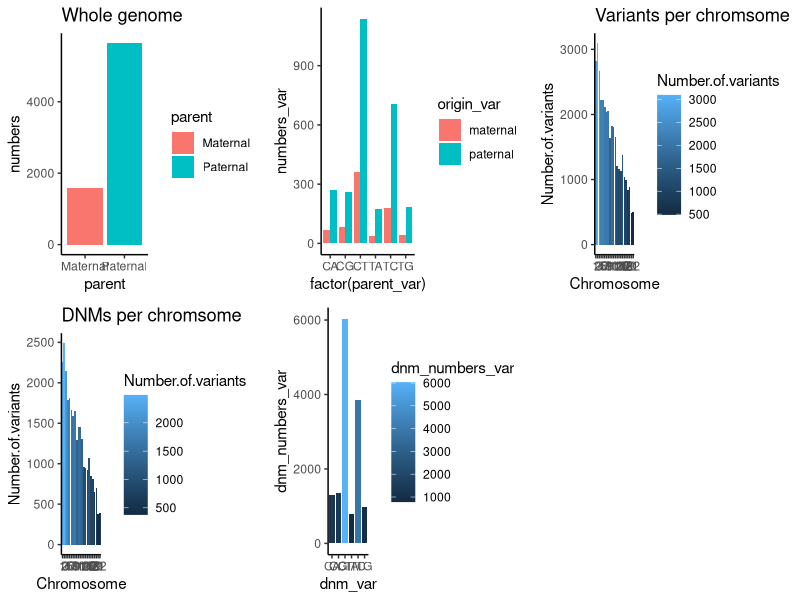

Reproduce this figure in R.
library(dplyr)

library(ggplot2)
library(cowplot)

setwd('/Users/emilvorsteveld/work/R/DNM') #set working directory
data <- read.csv2("data.csv") #load data from csv file
data[is.na(data)] = "DNM"

pat <- 816
nrow_total <- nrow(data)
print(nrow_total)
avg_variants <- nrow_total / pat


#data %>% select(Chromosome, Start.position, End.position, Reference, Variant, parentOfOrigin)

#First figure: number of variants from either the mother of the father
paternal <- data %>% filter(parentOfOrigin == "father") #filter paternal variants from the data
npaternal <- nrow(paternal) #count the number of paternal variants
print(npaternal)

maternal <- data %>% filter(parentOfOrigin == 'mother') #filter maternal variants from the data
nmaternal <- nrow(maternal) #count the number of maternal variants
print(nmaternal)

parent <- c("Paternal", "Maternal") #concatenate paternal and maternal
numbers <- c(npaternal, nmaternal) #concatenate number of pat and mat variants

df <- data.frame(parent, numbers) #make a data frame from the numbers of variants and the parent of origin

df_fig <- ggplot(data=df, aes(x=parent, y=numbers, fill=parent))+ #make a figure of the number of pat and mat variants
    geom_bar(stat="identity")+
    ggtitle("Whole genome")+ 
    theme_classic()

#Second figure: number of variant by type and parent of origin
#First, the variants are filtered on type and parent of origin
TGpaternal <- paternal %>% filter(Reference =="T", Variant=="G")
nTGpaternal <- nrow(TGpaternal)

CApaternal <- paternal %>% filter(Reference =="C", Variant=="A")
nCApaternal <- nrow(CApaternal)

TApaternal <- paternal %>% filter(Reference =="T", Variant=="A")
nTApaternal <- nrow(TApaternal)

TCpaternal <- paternal %>% filter(Reference =="T", Variant=="C")
nTCpaternal <- nrow(TCpaternal)

CTpaternal <- paternal %>% filter(Reference =="C", Variant=="T")
nCTpaternal <- nrow(CTpaternal)

CGpaternal <- paternal %>% filter(Reference =="C", Variant=="G")
nCGpaternal <- nrow(CGpaternal)


TGmaternal <- maternal %>% filter(Reference =="T", Variant=="G")
nTGmaternal <- nrow(TGmaternal)

CAmaternal <- maternal %>% filter(Reference =="C", Variant=="A")
nCAmaternal <- nrow(CAmaternal)

TAmaternal <- maternal %>% filter(Reference =="T", Variant=="A")
nTAmaternal <- nrow(TAmaternal)

TCmaternal <- maternal %>% filter(Reference =="T", Variant=="C")
nTCmaternal <- nrow(TCmaternal)

CTmaternal <- maternal %>% filter(Reference =="C", Variant=="T")
nCTmaternal <- nrow(CTmaternal)

CGmaternal <- maternal %>% filter(Reference =="C", Variant=="G")
nCGmaternal <- nrow(CGmaternal)

#Making a data frame, adding all the data together
parent_var <- c("TG", "TG", "CA", "CA", "TA", "TA", "TC", "TC", "CT", "CT", "CG", "CG")

numbers_var <- c(nTGpaternal, nTGmaternal, nCApaternal, nCAmaternal, nTApaternal, nTAmaternal, nTCpaternal, nTCmaternal, nCTpaternal, nCTmaternal, nCGpaternal,   nCGmaternal)

origin_var <- c("paternal", "maternal", "paternal", "maternal", "paternal", "maternal", "paternal", "maternal", "paternal", "maternal", "paternal", "maternal")

df_var <- data.frame(origin_var, parent_var, numbers_var)

df_var_fig <- ggplot(data=df_var, aes(factor(parent_var), numbers_var, fill=origin_var))+ #Second figure
    geom_bar(stat="identity", position=position_dodge())+
    theme_classic()



#Third figure: the number of variants from each chromosome
# The for loop makes the names of the chromosomes and filters the data each time, retrieving the variants in each chrom., then the number is counted and added to a data frame together with the chrom. number. This is then plotted.
nchr_total <- data.frame()
for (i in c(1:22)){
    n <- paste("chr", i, sep = "")
    a <- data %>% filter(Chromosome == n)
    b <- paste("n", n, sep = "")
    c <- nrow(a)
    nchr <- data.frame("Chromosome" = substr(n, 4 ,5), "Number of variants" = c)
    print(nchr)
    

    nchr_total <- rbind(nchr_total, nchr)
}
print(nchr_total)

nchr_total$Chromosome <- factor(nchr_total$Chromosome, levels = nchr_total$Chromosome)

nchr_fig <- ggplot(data=nchr_total, aes(Chromosome, Number.of.variants, fill=Number.of.variants))+ #Third figure
    geom_bar(stat="identity", position=position_dodge())+
    ggtitle("Variants per chromsome")+
    theme_classic()



dnms <- data %>% filter(parentOfOrigin == "DNM")
ndnms <- nrow(dnms)
print(ndnms)

ndnm_total <- data.frame()
for (dnmi in c(1:22)){
    dnmn <- paste("chr", dnmi, sep = "")
    dnma <- dnms %>% filter(Chromosome == dnmn)
    dnmb <- paste("dnmn", dnmn, sep = "")
    dnmc <- nrow(dnma)
    ndnm <- data.frame("Chromosome" = substr(dnmn, 4 ,5), "Number of variants" = dnmc)
    print(ndnm)
    
    
    ndnm_total <- rbind(ndnm_total, ndnm)
}
print(ndnm_total)

ndnm_total$Chromosome <- factor(ndnm_total$Chromosome, levels = ndnm_total$Chromosome)

ndnm_fig <- ggplot(data=ndnm_total, aes(Chromosome, Number.of.variants, fill=Number.of.variants))+ #Third figure
    geom_bar(stat="identity", position=position_dodge())+
    ggtitle("DNMs per chromsome")+
    theme_classic()


TGdnm <- dnms %>% filter(Reference =="T", Variant=="G")
nTGdnm <- nrow(TGdnm)

TCdnm <- dnms %>% filter(Reference =="T", Variant=="C")
nTCdnm <- nrow(TCdnm)

TAdnm <- dnms %>% filter(Reference =="T", Variant=="A")
nTAdnm <- nrow(TAdnm)

CTdnm <- dnms %>% filter(Reference =="C", Variant=="T")
nCTdnm <- nrow(CTdnm)

CGdnm <- dnms %>% filter(Reference =="C", Variant=="G")
nCGdnm <- nrow(CGdnm)

CAdnm <- dnms %>% filter(Reference =="C", Variant=="A")
nCAdnm <- nrow(CAdnm)

#Making a data frame, adding all the data together
dnm_var <- c("TG", "CA", "TA", "TC", "CT", "CG")

dnm_numbers_var <- c(nTGdnm, nCAdnm, nTAdnm, nTCdnm, nCTdnm, nCGdnm)

df_var_dnm <- data.frame(dnm_var, dnm_numbers_var)

df_var_dnm_fig <- ggplot(data=df_var_dnm, aes(dnm_var, dnm_numbers_var, fill=dnm_numbers_var))+ #Fourth figure
    geom_bar(stat="identity", position=position_dodge())+
    theme_classic()





plot_grid(df_fig, df_var_fig, nchr_fig, ndnm_fig, df_var_dnm_fig) #Adding the figures into one image

